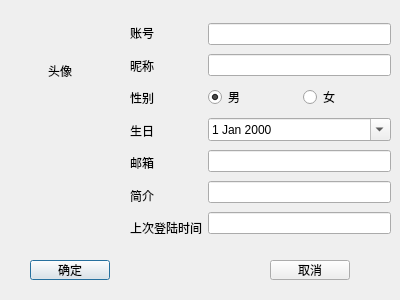
<?xml version="1.0" encoding="UTF-8"?>
<ui version="4.0">
 <class>PersonalInfosDialog</class>
 <widget class="QDialog" name="PersonalInfosDialog">
  <property name="geometry">
   <rect>
    <x>0</x>
    <y>0</y>
    <width>400</width>
    <height>300</height>
   </rect>
  </property>
  <property name="windowTitle">
   <string>个人资料</string>
  </property>
  <widget class="QPushButton" name="ok_pushButton">
   <property name="geometry">
    <rect>
     <x>30</x>
     <y>260</y>
     <width>80</width>
     <height>20</height>
    </rect>
   </property>
   <property name="text">
    <string>确定</string>
   </property>
  </widget>
  <widget class="QPushButton" name="cancel_pushButton">
   <property name="geometry">
    <rect>
     <x>270</x>
     <y>260</y>
     <width>80</width>
     <height>20</height>
    </rect>
   </property>
   <property name="text">
    <string>取消</string>
   </property>
  </widget>
  <widget class="QPushButton" name="switchHeadPushButton">
   <property name="geometry">
    <rect>
     <x>20</x>
     <y>30</y>
     <width>80</width>
     <height>81</height>
    </rect>
   </property>
   <property name="text">
    <string>头像</string>
   </property>
   <property name="flat">
    <bool>true</bool>
   </property>
  </widget>
  <widget class="QWidget" name="layoutWidget">
   <property name="geometry">
    <rect>
     <x>130</x>
     <y>20</y>
     <width>261</width>
     <height>221</height>
    </rect>
   </property>
   <layout class="QHBoxLayout" name="horizontalLayout_2">
    <item>
     <layout class="QVBoxLayout" name="verticalLayout">
      <item>
       <widget class="QLabel" name="label_7">
        <property name="text">
         <string>账号</string>
        </property>
       </widget>
      </item>
      <item>
       <widget class="QLabel" name="label">
        <property name="text">
         <string>昵称</string>
        </property>
       </widget>
      </item>
      <item>
       <widget class="QLabel" name="label_2">
        <property name="text">
         <string>性别</string>
        </property>
       </widget>
      </item>
      <item>
       <widget class="QLabel" name="label_3">
        <property name="text">
         <string>生日</string>
        </property>
       </widget>
      </item>
      <item>
       <widget class="QLabel" name="label_4">
        <property name="text">
         <string>邮箱</string>
        </property>
       </widget>
      </item>
      <item>
       <widget class="QLabel" name="label_5">
        <property name="text">
         <string>简介</string>
        </property>
       </widget>
      </item>
      <item>
       <widget class="QLabel" name="label_6">
        <property name="text">
         <string>上次登陆时间</string>
        </property>
       </widget>
      </item>
     </layout>
    </item>
    <item>
     <layout class="QVBoxLayout" name="verticalLayout_2">
      <item>
       <widget class="QLineEdit" name="accountLineEdit">
        <property name="readOnly">
         <bool>true</bool>
        </property>
       </widget>
      </item>
      <item>
       <widget class="QLineEdit" name="nickNameLineEdit"/>
      </item>
      <item>
       <layout class="QHBoxLayout" name="horizontalLayout">
        <item>
         <widget class="QRadioButton" name="sexManRadioButton">
          <property name="text">
           <string>男</string>
          </property>
          <property name="checked">
           <bool>true</bool>
          </property>
         </widget>
        </item>
        <item>
         <widget class="QRadioButton" name="sexWomanRadioButton">
          <property name="text">
           <string>女</string>
          </property>
         </widget>
        </item>
       </layout>
      </item>
      <item>
       <widget class="QDateEdit" name="birthdayDateEdit">
        <property name="calendarPopup">
         <bool>true</bool>
        </property>
       </widget>
      </item>
      <item>
       <widget class="QLineEdit" name="mailLineEdit"/>
      </item>
      <item>
       <widget class="QLineEdit" name="remarkLineEdit"/>
      </item>
      <item>
       <widget class="QLineEdit" name="lastLoginTimeLineEdit">
        <property name="readOnly">
         <bool>true</bool>
        </property>
       </widget>
      </item>
     </layout>
    </item>
   </layout>
  </widget>
 </widget>
 <resources/>
 <connections/>
</ui>
